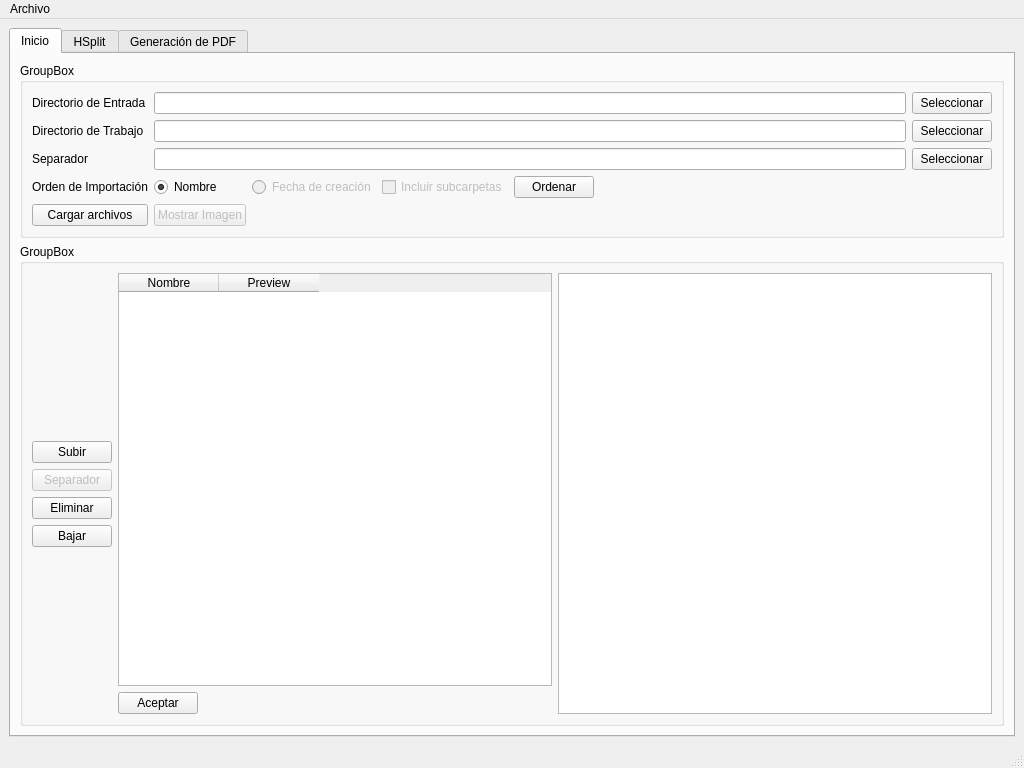
<?xml version="1.0" encoding="UTF-8"?>
<ui version="4.0">
 <class>MainWindow</class>
 <widget class="QMainWindow" name="MainWindow">
  <property name="geometry">
   <rect>
    <x>0</x>
    <y>0</y>
    <width>1024</width>
    <height>768</height>
   </rect>
  </property>
  <property name="windowTitle">
   <string>Manga PDF Maker</string>
  </property>
  <widget class="QWidget" name="centralwidget">
   <layout class="QVBoxLayout" name="verticalLayout_10">
    <item>
     <widget class="QTabWidget" name="tabWidget">
      <property name="currentIndex">
       <number>0</number>
      </property>
      <widget class="QWidget" name="tab">
       <attribute name="title">
        <string>Inicio</string>
       </attribute>
       <layout class="QVBoxLayout" name="verticalLayout_2">
        <item>
         <widget class="QGroupBox" name="groupBox">
          <property name="title">
           <string>GroupBox</string>
          </property>
          <layout class="QVBoxLayout" name="verticalLayout">
           <item>
            <layout class="QGridLayout" name="gridLayout_2">
             <item row="0" column="0">
              <widget class="QLabel" name="lbl_inputFolder">
               <property name="text">
                <string>Directorio de Entrada</string>
               </property>
              </widget>
             </item>
             <item row="1" column="0">
              <widget class="QLabel" name="lbl_workingDirectory">
               <property name="text">
                <string>Directorio de Trabajo</string>
               </property>
              </widget>
             </item>
             <item row="3" column="3">
              <widget class="QCheckBox" name="sort_includeSubfolder">
               <property name="enabled">
                <bool>false</bool>
               </property>
               <property name="text">
                <string>Incluir subcarpetas</string>
               </property>
              </widget>
             </item>
             <item row="4" column="0">
              <widget class="QPushButton" name="btn_loadFolderFiles">
               <property name="text">
                <string>Cargar archivos</string>
               </property>
              </widget>
             </item>
             <item row="3" column="0">
              <widget class="QLabel" name="lbl_sortOrder">
               <property name="text">
                <string>Orden de Importación</string>
               </property>
              </widget>
             </item>
             <item row="3" column="1">
              <widget class="QRadioButton" name="rbtn_sortName">
               <property name="enabled">
                <bool>true</bool>
               </property>
               <property name="text">
                <string>Nombre</string>
               </property>
               <property name="checked">
                <bool>true</bool>
               </property>
              </widget>
             </item>
             <item row="3" column="2">
              <widget class="QRadioButton" name="rbtn_sortCreationDate">
               <property name="enabled">
                <bool>false</bool>
               </property>
               <property name="text">
                <string>Fecha de creación</string>
               </property>
              </widget>
             </item>
             <item row="4" column="1">
              <widget class="QPushButton" name="btn_ShowPicture">
               <property name="enabled">
                <bool>false</bool>
               </property>
               <property name="text">
                <string>Mostrar Imagen</string>
               </property>
              </widget>
             </item>
             <item row="3" column="4">
              <widget class="QPushButton" name="btn_sortMainList">
               <property name="text">
                <string>Ordenar</string>
               </property>
              </widget>
             </item>
             <item row="3" column="5">
              <spacer name="horizontalSpacer">
               <property name="orientation">
                <enum>Qt::Horizontal</enum>
               </property>
               <property name="sizeHint" stdset="0">
                <size>
                 <width>40</width>
                 <height>20</height>
                </size>
               </property>
              </spacer>
             </item>
             <item row="0" column="6">
              <widget class="QPushButton" name="btn_openFolder">
               <property name="text">
                <string>Seleccionar</string>
               </property>
              </widget>
             </item>
             <item row="0" column="1" colspan="5">
              <widget class="QLineEdit" name="txt_inputFolder"/>
             </item>
             <item row="1" column="6">
              <widget class="QPushButton" name="btn_workingDirectory">
               <property name="text">
                <string>Seleccionar</string>
               </property>
              </widget>
             </item>
             <item row="1" column="1" colspan="5">
              <widget class="QLineEdit" name="txt_workingDirectory"/>
             </item>
             <item row="2" column="0">
              <widget class="QLabel" name="label">
               <property name="text">
                <string>Separador</string>
               </property>
              </widget>
             </item>
             <item row="2" column="1" colspan="5">
              <widget class="QLineEdit" name="lineEdit"/>
             </item>
             <item row="2" column="6">
              <widget class="QPushButton" name="pushButton_4">
               <property name="text">
                <string>Seleccionar</string>
               </property>
              </widget>
             </item>
            </layout>
           </item>
          </layout>
         </widget>
        </item>
        <item>
         <widget class="QGroupBox" name="groupBox_2">
          <property name="title">
           <string>GroupBox</string>
          </property>
          <layout class="QHBoxLayout" name="horizontalLayout_8">
           <item>
            <layout class="QVBoxLayout" name="verticalLayout_3">
             <item>
              <spacer name="verticalSpacer">
               <property name="orientation">
                <enum>Qt::Vertical</enum>
               </property>
               <property name="sizeHint" stdset="0">
                <size>
                 <width>20</width>
                 <height>40</height>
                </size>
               </property>
              </spacer>
             </item>
             <item>
              <widget class="QPushButton" name="btn_sortTableRise">
               <property name="text">
                <string>Subir</string>
               </property>
              </widget>
             </item>
             <item>
              <widget class="QPushButton" name="btn_sortTableAddSeparator">
               <property name="enabled">
                <bool>false</bool>
               </property>
               <property name="text">
                <string>Separador</string>
               </property>
              </widget>
             </item>
             <item>
              <widget class="QPushButton" name="btn_sortTableDelete">
               <property name="text">
                <string>Eliminar</string>
               </property>
              </widget>
             </item>
             <item>
              <widget class="QPushButton" name="btn_sortTableDescend">
               <property name="text">
                <string>Bajar</string>
               </property>
              </widget>
             </item>
             <item>
              <spacer name="verticalSpacer_2">
               <property name="orientation">
                <enum>Qt::Vertical</enum>
               </property>
               <property name="sizeHint" stdset="0">
                <size>
                 <width>20</width>
                 <height>40</height>
                </size>
               </property>
              </spacer>
             </item>
            </layout>
           </item>
           <item>
            <layout class="QVBoxLayout" name="verticalLayout_9">
             <item>
              <widget class="QTableWidget" name="table_filesList">
               <property name="editTriggers">
                <set>QAbstractItemView::NoEditTriggers</set>
               </property>
               <property name="sortingEnabled">
                <bool>false</bool>
               </property>
               <column>
                <property name="text">
                 <string>Nombre</string>
                </property>
               </column>
               <column>
                <property name="text">
                 <string>Preview</string>
                </property>
               </column>
              </widget>
             </item>
             <item>
              <layout class="QHBoxLayout" name="horizontalLayout_2">
               <item>
                <widget class="QPushButton" name="btn_fileListOK">
                 <property name="text">
                  <string>Aceptar</string>
                 </property>
                </widget>
               </item>
               <item>
                <spacer name="horizontalSpacer_4">
                 <property name="orientation">
                  <enum>Qt::Horizontal</enum>
                 </property>
                 <property name="sizeHint" stdset="0">
                  <size>
                   <width>40</width>
                   <height>20</height>
                  </size>
                 </property>
                </spacer>
               </item>
              </layout>
             </item>
            </layout>
           </item>
           <item>
            <widget class="QGraphicsView" name="gfx_Preview"/>
           </item>
          </layout>
         </widget>
        </item>
       </layout>
      </widget>
      <widget class="QWidget" name="tab_2">
       <attribute name="title">
        <string>HSplit</string>
       </attribute>
       <layout class="QVBoxLayout" name="verticalLayout_8">
        <item>
         <widget class="QGroupBox" name="groupBox_3">
          <property name="title">
           <string>GroupBox</string>
          </property>
          <layout class="QVBoxLayout" name="verticalLayout_7">
           <item>
            <layout class="QHBoxLayout" name="horizontalLayout_4">
             <item>
              <widget class="QPushButton" name="btn_loadHorizontal">
               <property name="text">
                <string>Cargar Listado</string>
               </property>
              </widget>
             </item>
             <item>
              <widget class="QPushButton" name="btn_splitFiles">
               <property name="text">
                <string>Cortar Img.</string>
               </property>
              </widget>
             </item>
             <item>
              <spacer name="horizontalSpacer_3">
               <property name="orientation">
                <enum>Qt::Horizontal</enum>
               </property>
               <property name="sizeHint" stdset="0">
                <size>
                 <width>40</width>
                 <height>20</height>
                </size>
               </property>
              </spacer>
             </item>
             <item>
              <widget class="QPushButton" name="btn_splitOK">
               <property name="text">
                <string>Split Correcto</string>
               </property>
              </widget>
             </item>
            </layout>
           </item>
          </layout>
         </widget>
        </item>
        <item>
         <widget class="QGroupBox" name="groupBox_4">
          <property name="title">
           <string>GroupBox</string>
          </property>
          <layout class="QHBoxLayout" name="horizontalLayout_3">
           <item>
            <layout class="QVBoxLayout" name="verticalLayout_5">
             <item>
              <widget class="QLabel" name="lbl_HSplit">
               <property name="text">
                <string>Imagenes Horizontales</string>
               </property>
              </widget>
             </item>
             <item>
              <widget class="QTableWidget" name="table_horizontalList">
               <property name="sortingEnabled">
                <bool>false</bool>
               </property>
               <column>
                <property name="text">
                 <string>Nombre</string>
                </property>
               </column>
              </widget>
             </item>
             <item>
              <widget class="QLabel" name="lbl_Splited">
               <property name="text">
                <string>Imagenes Cortadas</string>
               </property>
              </widget>
             </item>
             <item>
              <widget class="QTableWidget" name="table_splitedFiles">
               <column>
                <property name="text">
                 <string>Nombre</string>
                </property>
               </column>
              </widget>
             </item>
            </layout>
           </item>
           <item>
            <layout class="QVBoxLayout" name="verticalLayout_6">
             <item>
              <widget class="QLabel" name="lbl_splitPreview">
               <property name="text">
                <string>Preview</string>
               </property>
              </widget>
             </item>
             <item>
              <widget class="QGraphicsView" name="gfx_splitPreview"/>
             </item>
            </layout>
           </item>
          </layout>
         </widget>
        </item>
       </layout>
      </widget>
      <widget class="QWidget" name="tab_3">
       <attribute name="title">
        <string>Generación de PDF</string>
       </attribute>
       <layout class="QVBoxLayout" name="verticalLayout_12">
        <item>
         <widget class="QGroupBox" name="groupBox_5">
          <property name="title">
           <string>GroupBox</string>
          </property>
          <layout class="QVBoxLayout" name="verticalLayout_4">
           <item>
            <layout class="QGridLayout" name="gridLayout">
             <item row="0" column="0">
              <widget class="QLabel" name="lbl_pdfName">
               <property name="text">
                <string>Nombre del PDF</string>
               </property>
              </widget>
             </item>
             <item row="1" column="5">
              <widget class="QLineEdit" name="txt_paperHeight">
               <property name="text">
                <string>297</string>
               </property>
              </widget>
             </item>
             <item row="0" column="7">
              <widget class="QPushButton" name="btn_pdfInputDirectory">
               <property name="text">
                <string>Seleccionar</string>
               </property>
              </widget>
             </item>
             <item row="2" column="5">
              <widget class="QLineEdit" name="txt_mangaHeight"/>
             </item>
             <item row="0" column="1">
              <widget class="QLineEdit" name="txt_pdfName"/>
             </item>
             <item row="3" column="0">
              <widget class="QLabel" name="lbl_innerSpacing">
               <property name="text">
                <string>Espaciado interno (mm)</string>
               </property>
              </widget>
             </item>
             <item row="1" column="3">
              <widget class="QLineEdit" name="txt_paperWidth">
               <property name="text">
                <string>210</string>
               </property>
              </widget>
             </item>
             <item row="2" column="1">
              <widget class="QComboBox" name="cBox_mangaSize">
               <property name="minimumSize">
                <size>
                 <width>120</width>
                 <height>0</height>
                </size>
               </property>
              </widget>
             </item>
             <item row="2" column="4">
              <widget class="QLabel" name="lbl_mangaHeight">
               <property name="text">
                <string>Alto</string>
               </property>
              </widget>
             </item>
             <item row="3" column="1">
              <widget class="QLineEdit" name="txt_innerSpacing">
               <property name="text">
                <string>5</string>
               </property>
              </widget>
             </item>
             <item row="1" column="2">
              <widget class="QLabel" name="lbl_paperWidth">
               <property name="text">
                <string>Ancho</string>
               </property>
              </widget>
             </item>
             <item row="1" column="0">
              <widget class="QLabel" name="lbl_paperSize">
               <property name="text">
                <string>Tamaño del papel (mm)</string>
               </property>
              </widget>
             </item>
             <item row="1" column="1">
              <widget class="QComboBox" name="cbox_paperSize">
               <property name="minimumSize">
                <size>
                 <width>120</width>
                 <height>0</height>
                </size>
               </property>
               <item>
                <property name="text">
                 <string>A4</string>
                </property>
               </item>
               <item>
                <property name="text">
                 <string>Carta</string>
                </property>
               </item>
              </widget>
             </item>
             <item row="0" column="2">
              <widget class="QLabel" name="lbl_pdfInputDirectory">
               <property name="text">
                <string>Directorio de entrada</string>
               </property>
              </widget>
             </item>
             <item row="2" column="2">
              <widget class="QLabel" name="lbl_mangaWidth">
               <property name="text">
                <string>Ancho</string>
               </property>
              </widget>
             </item>
             <item row="2" column="0">
              <widget class="QLabel" name="lbl_mangaSize">
               <property name="text">
                <string>Tamaño del manga (mm)</string>
               </property>
              </widget>
             </item>
             <item row="2" column="3">
              <widget class="QLineEdit" name="txt_mangaWidth"/>
             </item>
             <item row="1" column="4">
              <widget class="QLabel" name="lbl_paperHeight">
               <property name="text">
                <string>Alto</string>
               </property>
              </widget>
             </item>
             <item row="1" column="6">
              <spacer name="horizontalSpacer_2">
               <property name="orientation">
                <enum>Qt::Horizontal</enum>
               </property>
               <property name="sizeHint" stdset="0">
                <size>
                 <width>40</width>
                 <height>20</height>
                </size>
               </property>
              </spacer>
             </item>
             <item row="0" column="3" colspan="4">
              <widget class="QLineEdit" name="txt_pdfInputDirectory"/>
             </item>
             <item row="3" column="7">
              <widget class="QPushButton" name="btn_generatePDF">
               <property name="text">
                <string>Generar PDF</string>
               </property>
              </widget>
             </item>
            </layout>
           </item>
          </layout>
         </widget>
        </item>
        <item>
         <widget class="QGroupBox" name="groupBox_6">
          <property name="title">
           <string>GroupBox</string>
          </property>
          <layout class="QVBoxLayout" name="verticalLayout_11">
           <item>
            <widget class="QLabel" name="label_10">
             <property name="text">
              <string>TextLabel</string>
             </property>
            </widget>
           </item>
           <item>
            <widget class="QGraphicsView" name="graphicsView"/>
           </item>
           <item>
            <layout class="QHBoxLayout" name="horizontalLayout_14">
             <item>
              <widget class="QPushButton" name="pushButton">
               <property name="text">
                <string>PushButton</string>
               </property>
              </widget>
             </item>
             <item>
              <widget class="QPushButton" name="pushButton_2">
               <property name="text">
                <string>PushButton</string>
               </property>
              </widget>
             </item>
             <item>
              <widget class="QPushButton" name="pushButton_3">
               <property name="text">
                <string>PushButton</string>
               </property>
              </widget>
             </item>
            </layout>
           </item>
          </layout>
         </widget>
        </item>
       </layout>
      </widget>
     </widget>
    </item>
   </layout>
  </widget>
  <widget class="QMenuBar" name="menubar">
   <property name="geometry">
    <rect>
     <x>0</x>
     <y>0</y>
     <width>1024</width>
     <height>21</height>
    </rect>
   </property>
   <widget class="QMenu" name="menuArchivo">
    <property name="title">
     <string>Archivo</string>
    </property>
    <addaction name="actionSalir"/>
   </widget>
   <addaction name="menuArchivo"/>
  </widget>
  <widget class="QStatusBar" name="statusbar"/>
  <action name="actionSalir">
   <property name="text">
    <string>Salir</string>
   </property>
  </action>
 </widget>
 <resources/>
 <connections/>
</ui>
